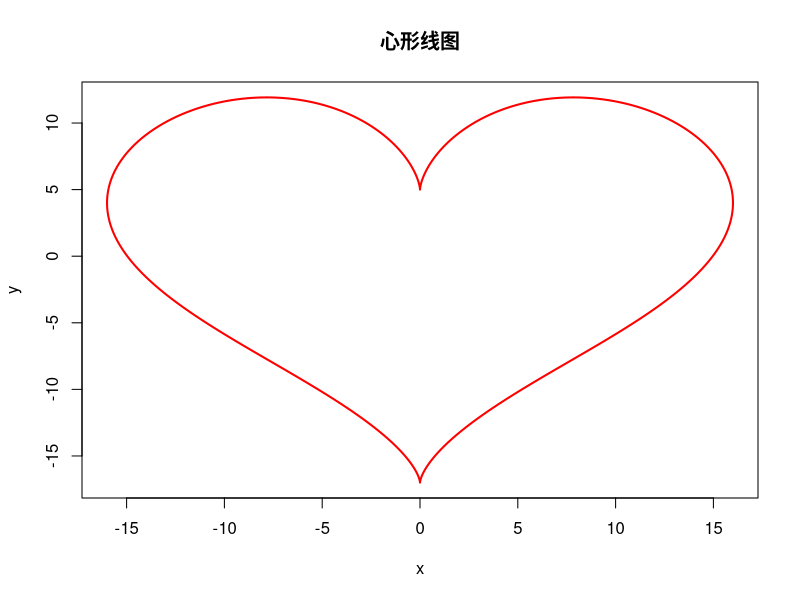

Recreate this plot in R.
# 绘制心形线图commit11282
t <- seq(0, 2*pi, length.out = 1000)
x <- 16 * sin(t) ^3
y <- 13 * cos(t) - 5 * cos(2*t) - 2 * cos(3*t) - cos(4*t)

plot(x, y, type = "l", col = "red", lwd = 2,
     xlab = "x", ylab = "y", main = "心形线图")



